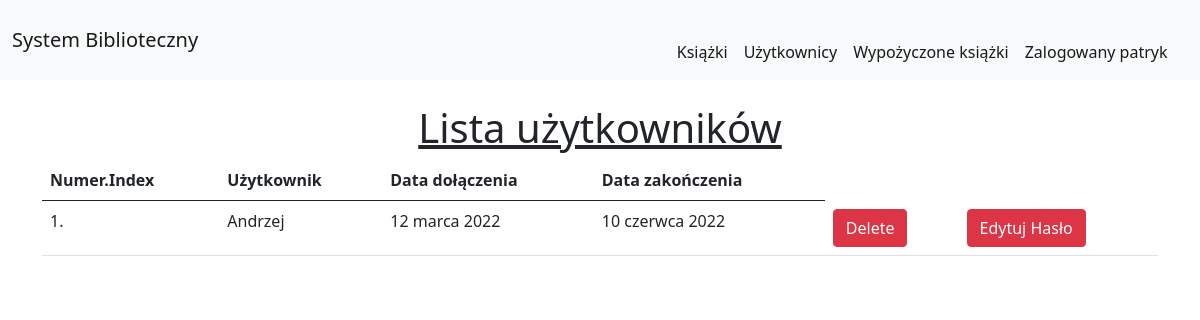
The app's page /view_users/ (signed in) with its own data.
### Biblioteka/models.py (models this page shows, shortened)
class User_of_Library(models.Model):
    user = models.ForeignKey(User, on_delete=models.SET_NULL, null=True)
    date_of_start = models.DateField(auto_now=True)
    date_of_end = models.DateField(default=date_doom)

### Biblioteka/views.py (the view)
# urls.py: path("view_users/", views.view_users, name="view_users"),
@login_required()
@user_passes_test(lambda u: u.is_superuser)
def view_users(request):
    users = User_of_Library.objects.all()
    return render(request, "view_users.html", {'users': users})

### Biblioteka/templates/view_users.html (shortened to what this page needs)
{% extends 'basic.html' %}
{% load static %}
{% block body %}
<div class="container mt-4">
    <h1 class="text-center"><u>Lista użytkowników</u></h1>
    <table class="table table-hover" id="example">
        <thead>
            <tr>
                <th>Numer.Index</th>
                <th>Użytkownik</th>
                <th>Data dołączenia</th>
                <th>Data zakończenia</th>
            </tr>
        </thead>
        <tbody>
            {% for u in users %}
            <tr>
                <td>{{forloop.counter}}.</td>
                <td>{{u.user}}</td>
                <td>{{u.date_of_start}}</td>
                <td>{{u.date_of_end}}</td>
                <td><a href="/delete_student/{{u.user}}/" class="btn btn-danger" onclick="return confirm('Czy na pewno chcesz usunąć użytkownika')">Delete</a></td>
                <td><a href="/change_password/{{u.user}}/" class="btn btn-danger">Edytuj Hasło</a></td>
            {% endfor %}
        </tbody>
    </table>
    </div>
{% endblock %}

### Biblioteka/templates/basic.html (shortened to what this page needs)
<!doctype html>
<html lang="pl">
  <head>
    <link href="https://cdn.jsdelivr.net/npm/bootstrap@5.1.0/dist/css/bootstrap.min.css" rel="stylesheet">
  </head>
  <body>
    <nav class="navbar navbar-expand-lg navbar-expand-sm navbar-light bg-light sticky-top">
        <div class="container-fluid">
          <a class="navbar-brand" href="#">System Biblioteczny</a>
          <div class="" id="navbarSupportedContent">&nbsp;&nbsp;&nbsp;&nbsp;&nbsp;&nbsp;&nbsp;&nbsp;&nbsp;&nbsp;&nbsp;&nbsp;&nbsp;&nbsp;&nbsp;
            <ul class="navbar-nav me-auto mb-2 mb-lg-0">
              <li class="nav-item">
                <a class="nav-link active" aria-current="page" href="/">Książki</a>
              </li>
              {% if user.is_superuser %}
              <li class="nav-item">
                <a class="nav-link active" href="/view_users/">Użytkownicy</a>
              </li>
              {% endif %}
              <li class="nav-item">
                <a class="nav-link active" href="/view_borowed/">Wypożyczone książki</a>
              </li>
              {% if user.is_authenticated %}
              <li class="nav-item">
                <a class="nav-link active" href="/Logout/">Zalogowany {{user}}</a>
              </li>
              {% else %}
              <li class="nav-item">
                <a class="nav-link active" href="/Login/">Zaloguj</a>
              </li>
              {% endif %}
            </ul>
          </div>
        </div>
      </nav>
      {% block body %}
      {% endblock %}
  </body>
</html>

### records on screen
User_of_Library: user "Andrzej", date_of_start "12 marca 2022", date_of_end "10 czerwca 2022"

### other values on screen
{{ user }} "patryk"
